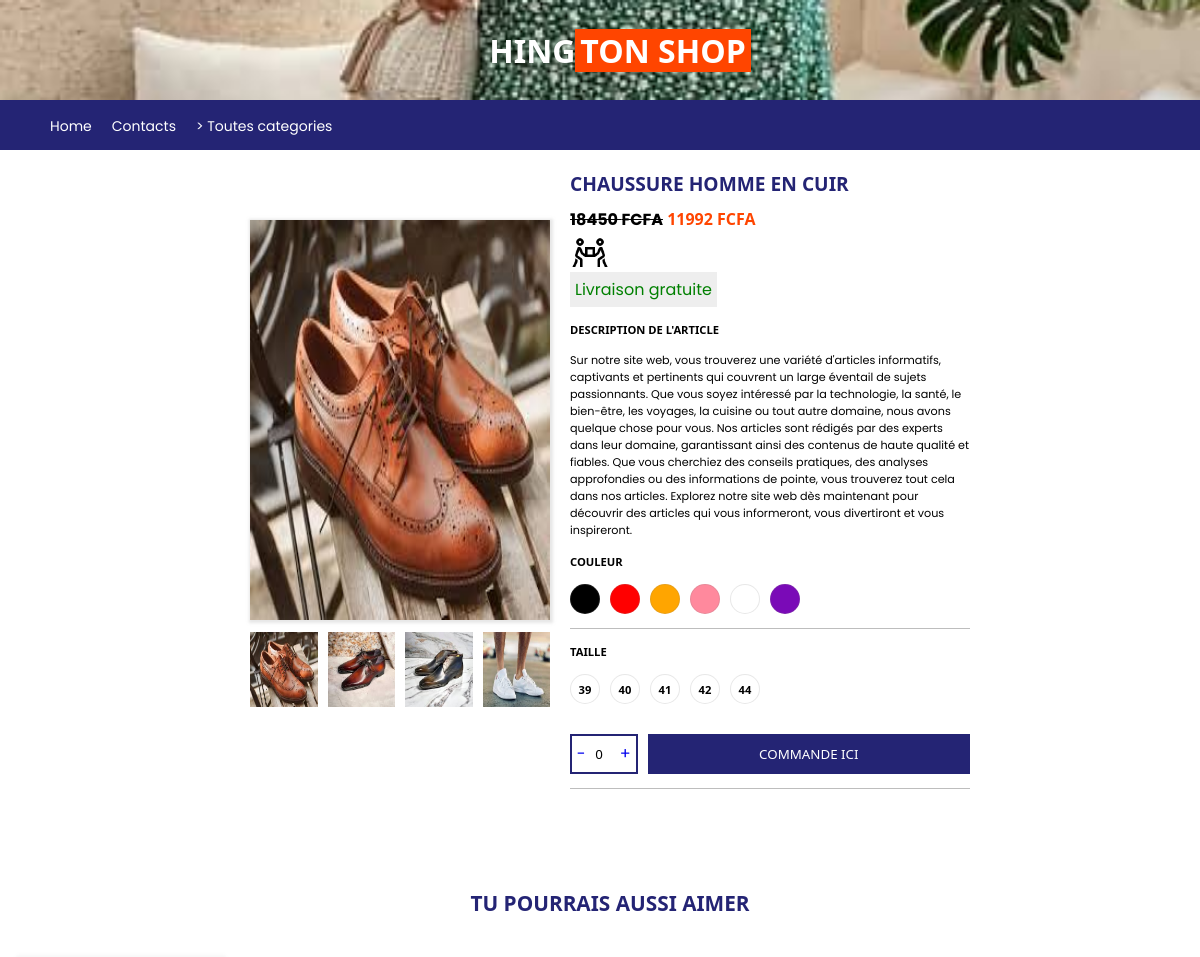
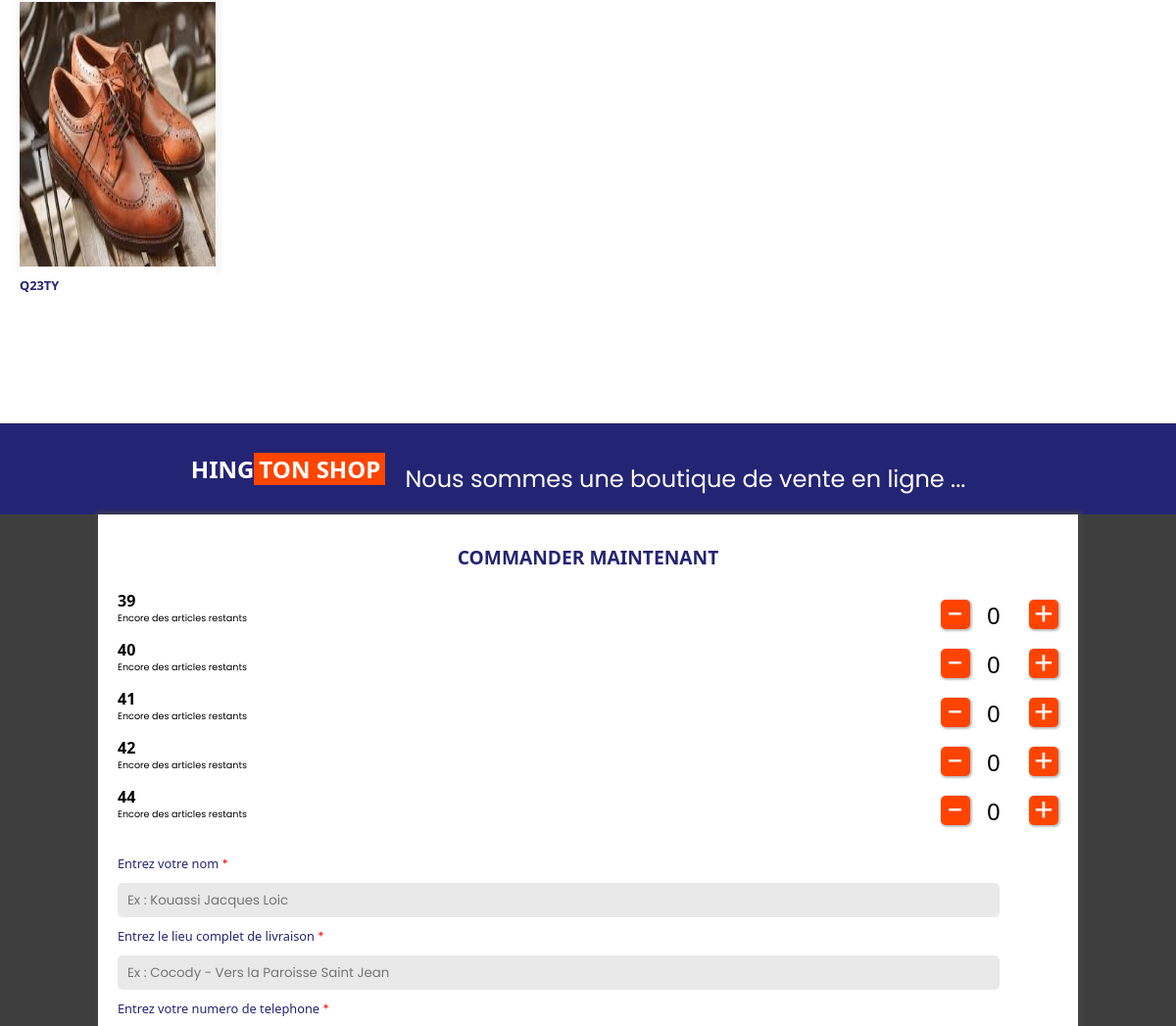
The page /sacs/2 (upper part) on the database as committed earlier (2 pictures, top to bottom).
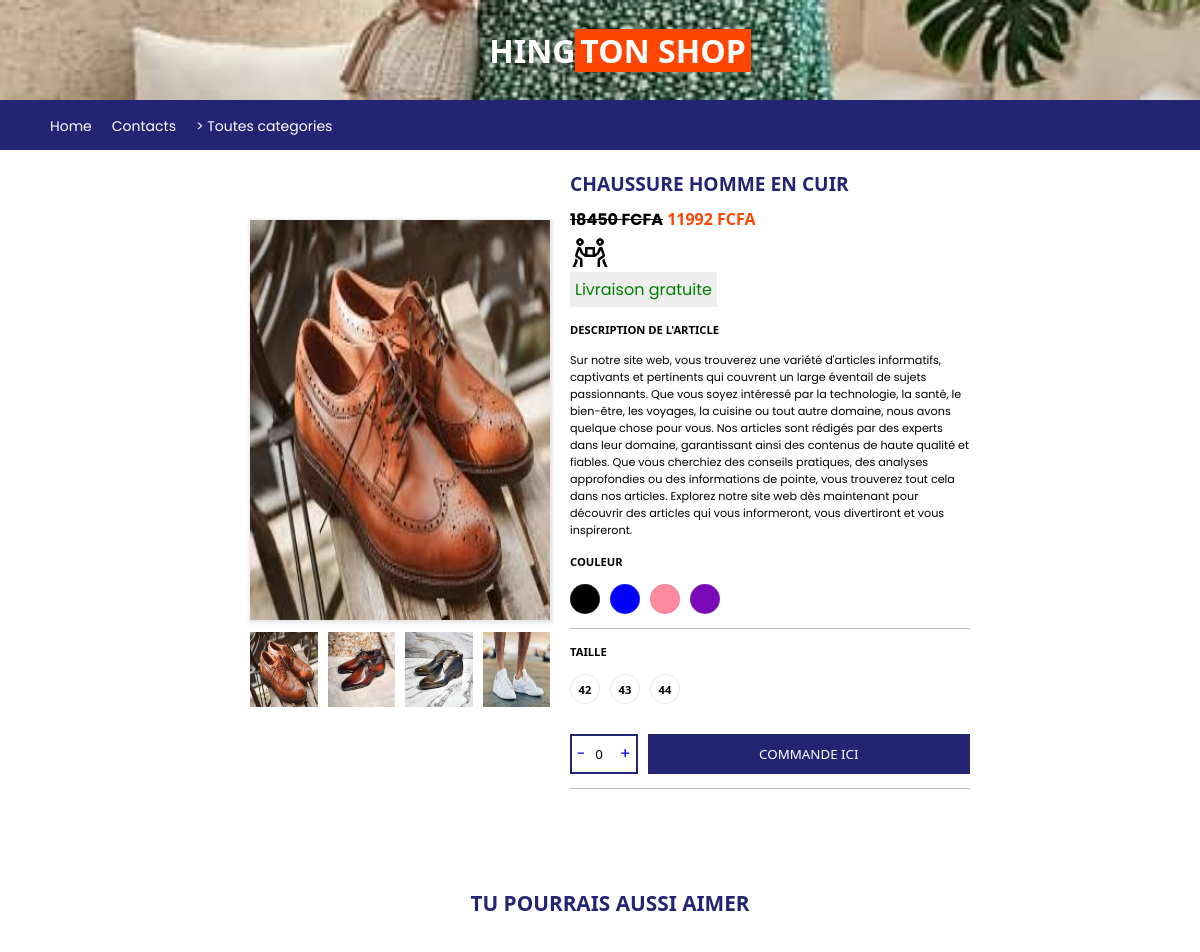
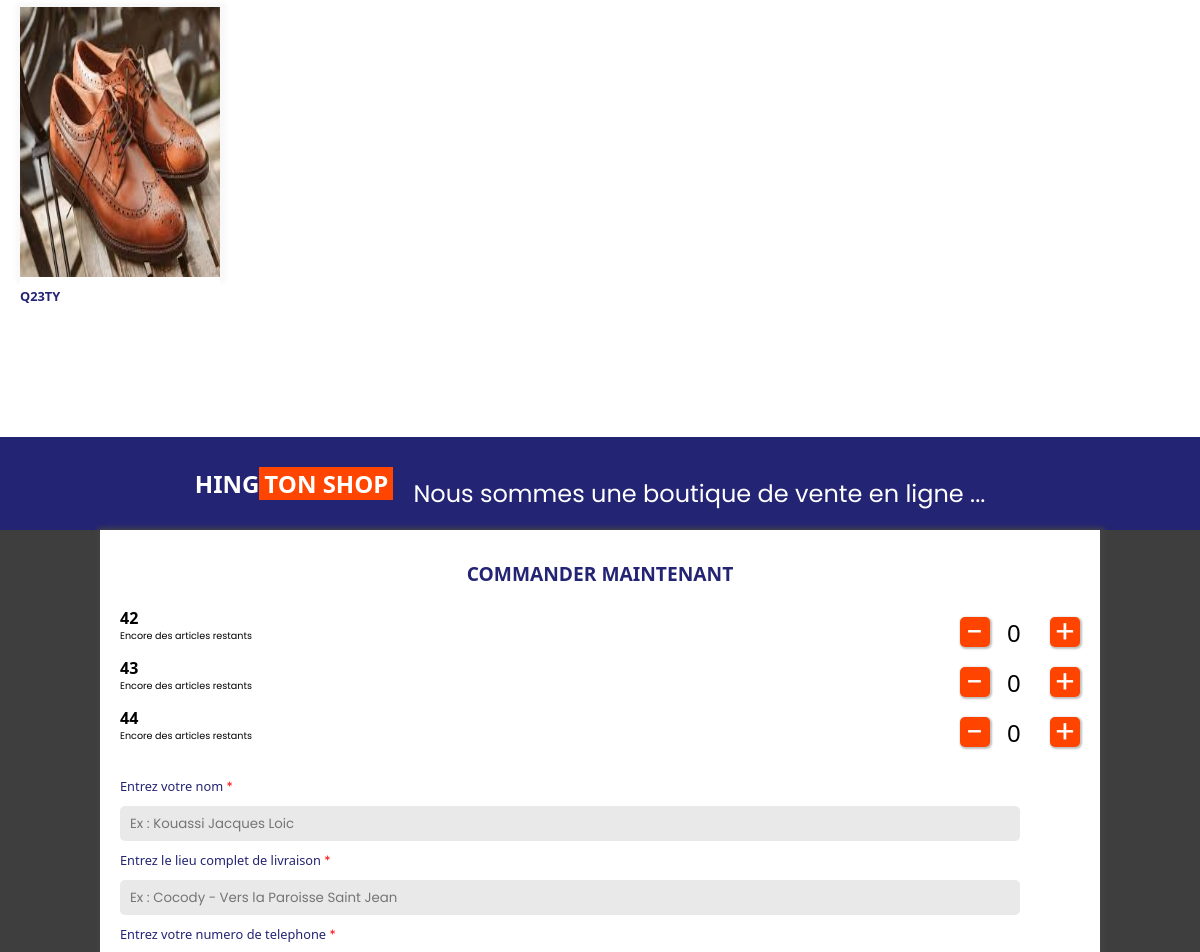
The same page on the database as committed later (2 pictures, top to bottom).
### app.py (the view)
@app.route('/sacs/<int:id>')
def sacs(id):
    commenta = []
    recupe = Ajouter.query.all()
    for i in recupe:
        if i.categorie == "chaussure" :
            commenta.append(i)
    if len(commenta)>10 :
        commenta = commenta[:10]
    user = Ajouter.query.filter_by(id=id).first()
    if user :
        data = [user.image,user.twoimage,user.threeimage,user.forimage]
        return render_template('sacinfo.html',user = user,data=data,commenta=commenta)
    print("MO")
    return redirect("/sac")

### templates/sacinfo.html (shortened to what the changed rows need)
<!DOCTYPE html>
<html lang="en">
<head>
    <link rel="stylesheet" href="/static/CSS/info.css">
</head>
<body>
    <div class="ente">
        <div class="tete">
            <div class="te1">
                <h1 style="font-family: 'Segoe UI', Tahoma, Geneva, Verdana, sans-serif;font-size: 2rem;color: white;
            ">HING<span id="deuxlogo">TON SHOP</span></h1>
            </div>
        </div>
    </div>
    <div class="artivles">
        <div class="infoeisd">
            <h1 style="font-family: 'Segoe UI', Tahoma, Geneva, Verdana, sans-serif;font-size: 1.2rem;color: rgb(36, 36, 116);text-transform: uppercase;padding-bottom: 10px;">{{user.nom}}</h1>
            <h1 style="font-family: 'Segoe UI', Tahoma, Geneva, Verdana, sans-serif;font-size: 1rem;color: orangered;text-transform: uppercase;"><span><s style="color: black;">{{user.prix}} FCFA</s></span> {{user.porceprix}} FCFA</h1>
            <h1 style="font-family: 'Segoe UI', Tahoma, Geneva, Verdana, sans-serif;font-size: 0.7rem;padding-top: 15px;">DESCRIPTION DE L'ARTICLE</h1>
            <h1 style="font-family: 'Segoe UI', Tahoma, Geneva, Verdana, sans-serif;font-size: 0.7rem;padding-top: 15px;">COULEUR</h1>
            <div class="cerfsd">
                {% if user.noir == 'noir' %}
                <div class="colornoir">
                </div>
                {% endif %}
                {% if user.rouge == 'rouge' %}
                <div class="colorrouge">
                </div>
                {% endif %}
                {% if user.bleu == 'bleu' %}
                <div class="colorbleu">
                </div>
                {% endif %}
                {% if user.orange == 'orange' %}
                <div class="colororange">
                </div>
                {% endif %}
                {% if user.rose == 'rose' %}
                <div class="colorrose">
                </div>
                {% endif %}
                {% if user.blanc == 'blanc' %}
                <div class="colorblanc">
                </div>
                {% endif %}
                {% if user.violet == 'violet' %}
                <div class="colorviolet">
                </div>
                {% endif %}
            </div>
            <h1 style="font-family: 'Segoe UI', Tahoma, Geneva, Verdana, sans-serif;font-size: 0.7rem;padding-top: 15px;">TAILLE</h1>
            <div class="cerfsd2">
                {% if user.tranneuf == '39' %}
                <div class="rodewq22">
                    <p style="font-family: 'Segoe UI', Tahoma, Geneva, Verdana, sans-serif;font-size: 0.7rem;">39</p>
                </div>
                {% endif %}
                {% if user.karente == '40' %}
                <div class="rodewq22">
                    <p style="font-family: 'Segoe UI', Tahoma, Geneva, Verdana, sans-serif;font-size: 0.7rem;">40</p>
                </div>
                {% endif %}
                {% if user.tranwiteun == '41' %}
                <div class="rodewq22">
                    <p style="font-family: 'Segoe UI', Tahoma, Geneva, Verdana, sans-serif;font-size: 0.7rem;">41</p>
                </div>
                {% endif %}
                {% if user.tranwitrois == '43' %}
                <div class="rodewq22">
                    <p style="font-family: 'Segoe UI', Tahoma, Geneva, Verdana, sans-serif;font-size: 0.7rem;">43</p>
                </div>
                {% endif %}
            </div>
            </div>
        </div>
        <div class="vtefemmes">
            <h1 style="font-family: 'Segoe UI', Tahoma, Geneva, Verdana, sans-serif;font-size: 1.3rem;text-align: center;padding-bottom: 20px;
            color: rgb(36, 36, 116);padding-left: 20px;">TU POURRAIS AUSSI AIMER</h1>
        </div>
        <div class="afficje">
            {% for i in commenta %}
            <a href="/sacs/{{i.id}}" class="b1">
                <div class="pheorf2">
                    <h1 style="font-family: 'Segoe UI', Tahoma, Geneva, Verdana, sans-serif;font-size:0.8rem;
            color: rgb(36, 36, 116);">Q23TY</h1>
                </div>
            </a>
            {% endfor %}
        </div>
        <footer id="foot">
            <header id="head">
                <h1 style="font-family: 'Segoe UI', Tahoma, Geneva, Verdana, sans-serif;font-size: 1.5rem;text-align: center;padding-bottom: 30px;padding-top: 10px;color: white;
                ">HING<span id="deuxlogo">TON SHOP</span></h1>
            </header>
        </footer>
        <div class="formuhfh">
            <form method="post" action="/ssm/{{user.id}}"
            enctype="multipart/form-data"  id="formuhfh1">
                <div class="hqeerss">
                    {% if user.tranneuf == '39' %}
                    <div class="nombredexl">
                        <div class="nombredexltaille">
                            <h1 style="font-family: 'Segoe UI', Tahoma, Geneva, Verdana, sans-serif;font-size: 1rem;color: black;">39</h1>
                            <p style="font-size: 0.6rem;color: black;">Encore des articles restants</p>
                        </div>
                         <div class="nombredexlquant">
                            <div class="mmoiie" onclick="moinsp('tranneufnump')">
                                <p style="color: white;font-size: 2rem;">-</p>
                            </div>
                            <div class="mmmoihfrd">
                                <input type="text" value="0" style="width: 50px;border: none;font-family: 'Segoe UI', Tahoma, Geneva, Verdana, sans-serif;font-size: 1.5rem;" id="tranneufnump" name="tranneufnum">
                            </div>
                            <div class="mmoiie" onclick="plusp('tranneufnump')">
                                <p style="color: white;font-size: 2rem;" >+</p>
                            </div>
                        </div>
                    </div>
                    {% endif %}
                    {% if user.karente == '40' %}
                    <div class="nombredexl">
                        <div class="nombredexltaille">
                            <h1 style="font-family: 'Segoe UI', Tahoma, Geneva, Verdana, sans-serif;font-size: 1rem;color: black;">40</h1>
                            <p style="font-size: 0.6rem;color: black;">Encore des articles restants</p>
                        </div>
                         <div class="nombredexlquant">
                            <div class="mmoiie" onclick="moinsp('karentenump')">
                                <p style="color: white;font-size: 2rem;">-</p>
                            </div>
                            <div class="mmmoihfrd">
                                <input type="text" value="0" style="width: 50px;border: none;font-family: 'Segoe UI', Tahoma, Geneva, Verdana, sans-serif;font-size: 1.5rem;" id="karentenump" name="karentenum">
                            </div>
                            <div class="mmoiie" onclick="plusp('karentenump')">
                                <p style="color: white;font-size: 2rem;" >+</p>
                            </div>
                        </div>
                    </div>
                    {% endif %}
                    {% if user.tranwiteun == '41' %}
                    <div class="nombredexl">
                        <div class="nombredexltaille">
                            <h1 style="font-family: 'Segoe UI', Tahoma, Geneva, Verdana, sans-serif;font-size: 1rem;color: black;">41</h1>
                            <p style="font-size: 0.6rem;color: black;">Encore des articles restants</p>
                        </div>
                        <div class="nombredexlquant">
                            <div class="mmoiie" onclick="moinsp('tranwiteunp')">
                                <p style="color: white;font-size: 2rem;">-</p>
                            </div>
                            <div class="mmmoihfrd">
                                <input type="text" value="0" style="width: 50px;border: none;font-family: 'Segoe UI', Tahoma, Geneva, Verdana, sans-serif;font-size: 1.5rem;" id="tranwiteunp" name="tranwiteunnum">
                            </div>
                            <div class="mmoiie" onclick="plusp('tranwiteunp')">
                                <p style="color: white;font-size: 2rem;" >+</p>
                            </div>
                        </div>
                    </div>
                    {% endif %}
                    {% if user.tranwitedeux == '42' %}
                    <div class="nombredexl">
                        <div class="nombredexltaille">
                            <h1 style="font-family: 'Segoe UI', Tahoma, Geneva, Verdana, sans-serif;font-size: 1rem;color: black;">42</h1>
                        </div>
                    </div>
                    {% endif %}
                    {% if user.tranwitrois == '43' %}
                    <div class="nombredexl">
                        <div class="nombredexltaille">
                            <h1 style="font-family: 'Segoe UI', Tahoma, Geneva, Verdana, sans-serif;font-size: 1rem;color: black;">43</h1>
                            <p style="font-size: 0.6rem;color: black;">Encore des articles restants</p>
                        </div>
                        <div class="nombredexlquant">
                            <div class="mmoiie" onclick="moinsp('tranwitroisp')">
                                <p style="color: white;font-size: 2rem;">-</p>
                            </div>
                            <div class="mmmoihfrd">
                                <input type="text" value="0" style="width: 50px;border: none;font-family: 'Segoe UI', Tahoma, Geneva, Verdana, sans-serif;font-size: 1.5rem;" id="tranwitroisp" name="tranwitroisnum">
                            </div>
                            <div class="mmoiie" onclick="plusp('tranwitroisp')">
                                <p style="color: white;font-size: 2rem;" >+</p>
                            </div>
                        </div>
                    </div>
                    {% endif %}
                    {% if user.tranwitekate == '44' %}
                    <div class="nombredexl">
                        <div class="nombredexltaille">
                            <h1 style="font-family: 'Segoe UI', Tahoma, Geneva, Verdana, sans-serif;font-size: 1rem;color: black;">44</h1>
                        </div>
                    </div>
                    {% endif %}
                </div>
            </form>
        </div>
    </body>
    </html>

Rows that differ between the two databases and show on the page:
changed Ajouter "CHAUSSURE HOMME EN CUIR": bleu "rien" → "bleu" (drawn); tranwitrois "rien" → "43" (drawn); rouge "rouge" → empty (drawn); orange "orange" → empty (drawn); blanc "blanc" → empty (drawn); tranneuf "39" → empty (drawn); karente "40" → empty (drawn); tranwiteun "41" → empty (drawn)
Other text that changed with them:
form field tranwitroisnum: (not shown) → "0"
form field tranneufnum: "0" → (not shown)
form field karentenum: "0" → (not shown)
form field tranwiteunnum: "0" → (not shown)
text no longer shown: "39 40 41 39 40 41"
text now shown: "43 43"
